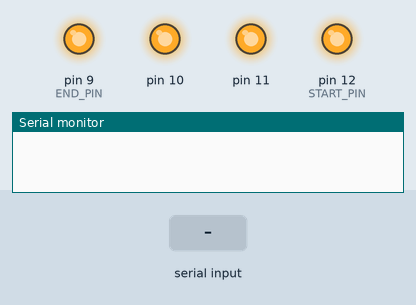
A sketch run on a simulated Arduino Leonardo, built with avr-gcc and run on an emulated ATmega32U4. Shown: output pins drawn as LEDs (lit = HIGH), the last lines printed to the serial monitor. The inputs (shaded band) are chosen by the test bench.

Above: at 1.2 s.
1.3 s: "90,45\n" received over the second serial link
At 2.5 s:
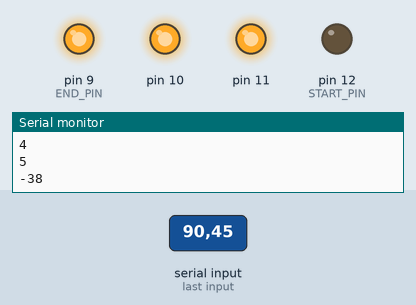
2.8 s: "30,150\n" received over the second serial link
At 3.7 s:
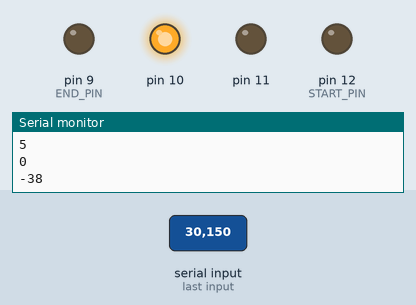
4.3 s: "200\n" received over the second serial link
At 4.8 s:
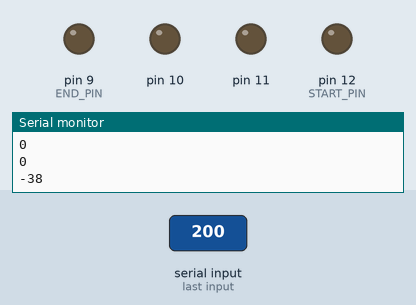
5.8 s: "1\n" received over the second serial link
At 7.0 s:
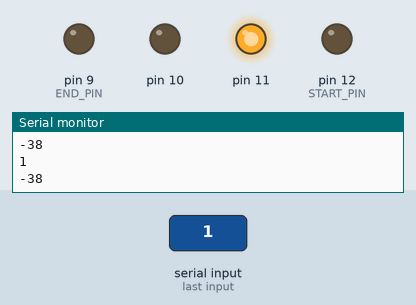
7.3 s: "30\n" received over the second serial link
At 8.3 s:
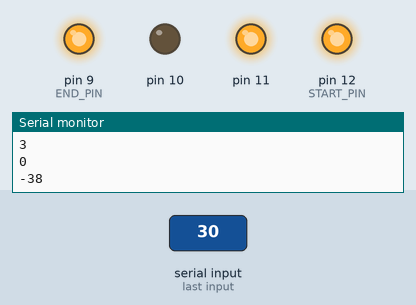
8.8 s: "90\n" received over the second serial link
At 9.4 s:
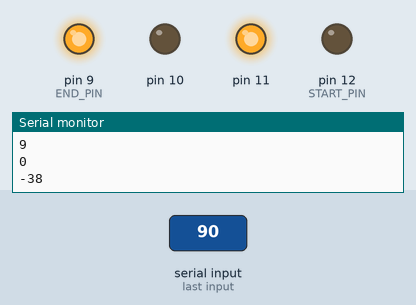
Timing chart, 0 to 11.3 s (numbered marks = the images above; inputs shaded):
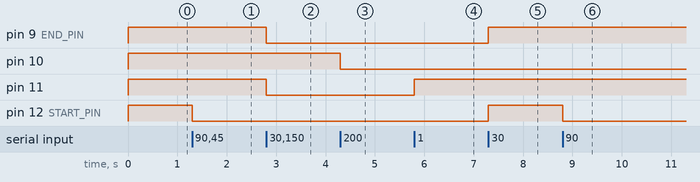

The sketch:

PPS_code.ino
```cpp
/*
 * Autore: Ignazio Leonardo Calogero Sperandeo
 * Data: 27/12/2023
 * Progetto: Particular Power Strip(PPS)
 * by jim_bug :)
 *
 * Comandi da CLI dal device:
 * 0: accende/spegne la presa 1
 * 1: accende/spegne la presa 2
 * 2: accende/spegne la presa 3
 * 3: accende/spegne la presa 4
 * N: mappa stato delle prese
*/

#include <SoftwareSerial.h>
#define LEN 4
#define START_PIN 12
#define END_PIN 9
SoftwareSerial btserial(0, 1);  // rx tx pin
int pinPrese[LEN];
int statusPrese[LEN];  // logica inversa, 0=true 1=false

void setup(){
  Serial.begin(9600);
  btserial.begin(9600);
  // Serial.println("Particolar Power Strip by jim_bug :)");
  for(int i = START_PIN;i >= END_PIN; i--){
    pinPrese[START_PIN-i] = i;
    statusPrese[START_PIN-i] = 1; // salvo i stati di tutte le prese a 1 ossia spente
    pinMode(i, OUTPUT);
    digitalWrite(i, HIGH); // diseccitto tutti i relè, quindi tutte le prese sono a stato 1
  }
}

void loop(){
  if(btserial.available()){ // se arduino riceve qualcosa
    int presa = btserial.read()-48;  // ricevo il dato grezzo, sottraendolo a 48(codice ascii di 0), ottengo l'indice inviato dal device
    Serial.println(presa);
    if(presa >= 0 && presa <= (LEN-1)){
      if(statusPrese[presa] == 1){  // se la presa è spenta
        digitalWrite(pinPrese[presa], LOW);   // eccito il relè
        statusPrese[presa] = 0; // mi salvo lo stato della presa
      }
      else{
        digitalWrite(pinPrese[presa], HIGH);
        statusPrese[presa] = 1;
      }
    }
    else if(presa == 30){
      for(int i = 0;i < LEN; i++){
          if(statusPrese[i] == 1){
              Serial.print(i+1);
              Serial.println(") Stato Presa: DISATTIVO");
          }
          else{
              Serial.print(i+1);
              Serial.println(") Stato Presa: ATTIVO");
          }
      }
    }
  }
}
```

Measured:
- after the input at 1.3 s, pin 12 (START_PIN): HIGH → LOW at once
- after the input at 2.8 s, pin 9 (END_PIN), pin 11: HIGH → LOW at once
- after the input at 4.3 s, pin 10: HIGH → LOW at once
- after the input at 5.8 s, pin 11: LOW → HIGH at once
- after the input at 7.3 s, pin 9 (END_PIN), pin 12 (START_PIN): LOW → HIGH at once
- after the input at 8.8 s, pin 12 (START_PIN): HIGH → LOW at once
